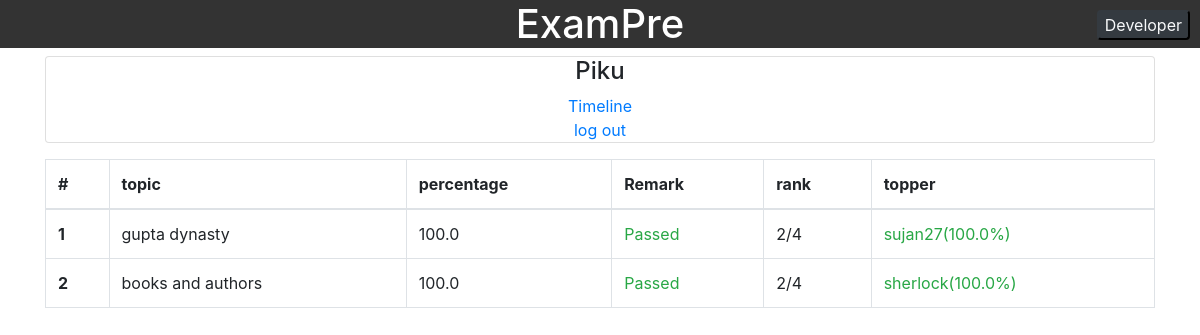
/myprofile/ (signed in), run on the app's committed database.
### home/models.py (models this page shows, shortened)
class Topic(models.Model):
    topic_name = models.CharField(max_length=30)
    dateOfUpload = models.DateTimeField(default=timezone.now)
    tTime = models.IntegerField(default=0)
    tpq=models.IntegerField(default=15)
    published = models.BooleanField(default=False)

class Marksheet(models.Model):
    user = models.ForeignKey(User, on_delete=models.CASCADE)
    topic_id = models.IntegerField(default=0)
    mark = models.FloatField(default=0)
    total_q = models.IntegerField(default=0)
    right = models.IntegerField(default=0)
    wrong = models.IntegerField(default=0)
    notA = models.IntegerField(default=0)
    percentage = models.FloatField(default=0)
    passed = models.BooleanField(default=False)

### myProfile/views.py (the view)
# urls.py: path('', views.mypfl, name="my profile"),
def mypfl(request):
    if not request.user.is_authenticated:
        return redirect("%s?next=%s" % (settings.LOGIN_URL, f"/myprofile"))
    else:
        ms = Marksheet.objects.filter(user=request.user)
        top = []
        for m in ms:
            top.append({
                'name': Topic.objects.get(id=m.topic_id).topic_name,
                'perc': m.percentage,
                'rem': m.passed,
                'rank': list(Marksheet.objects.filter(topic_id=m.topic_id).order_by("-percentage").values_list('user__id', flat=True)).index(request.user.id)+1,
                'total': len(Marksheet.objects.filter(topic_id=m.topic_id)),
                'topper': Marksheet.objects.filter(topic_id=m.topic_id).order_by("-percentage").first().user.username,
                'tper': Marksheet.objects.filter(topic_id=m.topic_id).order_by("-percentage").first().percentage
            })
        context = {
            "top": top
        }
        return render(request, 'myProfile/profile.html', context)

### myProfile/templates/myProfile/profile.html
{% extends 'home.html' %}
{% block title}
home page
{% endblock title}
{% block body %}
<div class="container">
    <div class="card text-center">
        <h4>
            {{user.username|capfirst}}
        </h4>
        <span>
            <a href="../timeline">
                Timeline
            </a>
        </span>
        <span>
            <a href="../logout">
                log out
            </a>
        </span>
    </div>
    <div class="my-3">
        <table class="table table-bordered">
            <thead>
                <tr>
                    <th scope="col">#</th>
                    <th scope="col">topic</th>
                    <th scope="col">percentage</th>
                    <th scope="col">Remark</th>
                    <th scope="col">rank</th>
                    <th scope="col">topper</th>
                </tr>
            </thead>
            <tbody>
                {% for t in top %}
                <tr>
                    <th scope="row">{{forloop.counter}}</th>
                    <td>{{t.name}}</td>
                    <td>{{t.perc}}</td>
                    {% if t.rem %}
                    <td class="text-success">Passed</td>
                    {% else %}
                    <td class="text-danger">Failed</td>
                    {% endif %}
                    <td>{{t.rank}}/{{t.total}}</td>
                    <td class="text-success">{{t.topper}}({{t.tper}}%)</td>
                </tr>
                {% endfor %}
            </tbody>
        </table>
    </div>
</div>
{% endblock body %}

### data on the page
Topic: name "gupta dynasty"
Marksheet: perc "100.0"
Marksheet: tper "100.0"
Topic: name "books and authors"
Marksheet: perc "100.0"
Marksheet: tper "100.0"

### other printed values
{{ user.username|capfirst }} "Piku"
{{ t.rank }} "2" "2"
{{ t.total }} "4" "4"
{{ t.topper }} "sujan27" "sherlock"
